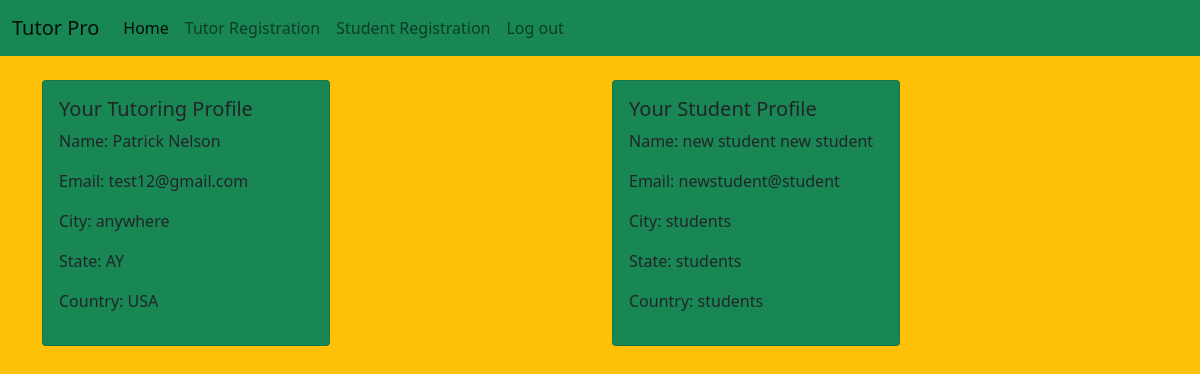
The app's page /index/your_profile (signed in) with its own data.
### main/models.py (models this page shows)
class Tutor_Profile(models.Model):
    first_name = models.CharField(max_length=255)
    last_name = models.CharField(max_length=255)
    email = models.EmailField(unique=True)
    street_addr = models.CharField(max_length=255)
    city = models.CharField(max_length=255)
    state = models.CharField(max_length=255)
    country = models.CharField(max_length=255)
    desc = models.TextField()
    user = models.ForeignKey(User,related_name="profile_Tutor", on_delete=models.CASCADE)
    created_at = models.DateTimeField(auto_now_add=True)
    updated_at = models.DateTimeField(auto_now_add=True)

class Student_Profile(models.Model):
    first_name = models.CharField(max_length=255)
    last_name = models.CharField(max_length=255)
    email = models.EmailField(unique=True)
    street_addr = models.CharField(max_length=255)
    city = models.CharField(max_length=255)
    state = models.CharField(max_length=255)
    country = models.CharField(max_length=255)
    desc = models.TextField()
    user = models.ForeignKey(User,related_name="profile_Student", on_delete=models.CASCADE)
    created_at = models.DateTimeField(auto_now_add=True)
    updated_at = models.DateTimeField(auto_now_add=True)

### main/views.py (the view, shortened to what this page needs)
# urls.py: path('/your_profile', views.prof, name = 'prof')
def prof(request):
    user = request.user
    if user.profile_Tutor and user.profile_Student:
        print("two for two")
        tutpro = Tutor_Profile.objects.filter(user=user)
        stupro = Student_Profile.objects.filter(user=user)
        context = {
            'tutor': tutpro,
            'student': stupro,
            }
        return render(request, 'mainprof.html', context)
    else:
        return redirect('/index')

### main/templates/mainprof.html (shortened to what this page needs)
<!DOCTYPE html>
<html lang="en">
<head>
    <link href="https://cdn.jsdelivr.net/npm/bootstrap@5.0.0-beta1/dist/css/bootstrap.min.css" rel="stylesheet">
</head>
<body class="bg-warning">
    <nav class="navbar navbar-expand-lg navbar-light bg-success">
        <div class="container-fluid">
            <a class="navbar-brand" href="/index">Tutor Pro</a>
            <div class="collapse navbar-collapse" id="navbarSupportedContent">
                <ul class="navbar-nav me-auto mb-2 mb-lg-0">
                    <li class="nav-item">
                        <a class="nav-link active" aria-current="page" href="/index">Home</a>
                    </li>
                    <li class="nav-item">
                        <a class="nav-link" href="/index/tutreg">Tutor Registration</a>
                    </li>
                    <li class="nav-item">
                        <a class="nav-link" href="/index/stureg">Student Registration</a>
                    </li>
                    <li class="nav-item">
                        <a class="nav-link" href="/login/log_out">Log out</a>
                    </li>
                </ul>
            </div>
        </div>
    </nav>
    <div class="container">
      <div class="row">
        <div class="col">
          <br>
      {% if tutor %}
      {% for tutor in tutor %}
      <div class="card text-dark bg-success" style="width: 18rem;">
          <div class="card-body">
            <h5 class="card-title">Your Tutoring Profile</h5>
            <p class="card-text">Name: {{tutor.first_name}} {{tutor.last_name}}</p>
            <p class="card-text">Email: {{tutor.email}} </p>
            <p class="card-text">City: {{tutor.city}} </p>
            <p class="card-text">State: {{tutor.state}} </p>
            <p class="card-text">Country: {{tutor.country}} </p>
          </div>
        </div>
      </div>
      {% endfor %}
      {% endif %}
      <div class="col">
      <br>
      {% if student %}
      {% for student in student %}
      <div class="card text-dark bg-success" style="width: 18rem;">
          <div class="card-body">
            <h5 class="card-title">Your Student Profile</h5>
            <p class="card-text">Name: {{student.first_name}} {{student.last_name}}</p>
            <p class="card-text">Email: {{student.email}} </p>
            <p class="card-text">City: {{student.city}} </p>
            <p class="card-text">State: {{student.state}} </p>
            <p class="card-text">Country: {{student.country}} </p>
          </div>
        </div>
      </div>
      {% endfor %}
      {% endif %}
    </div>
  </div>
  </body>
</html>

### records on screen
Tutor_Profile: first_name "Patrick", last_name "Nelson", email "test12@gmail.com", city "anywhere", state "AY", country "USA"
Student_Profile: first_name "new student", last_name "new student", email "newstudent@student", city "students", state "students", country "students"
